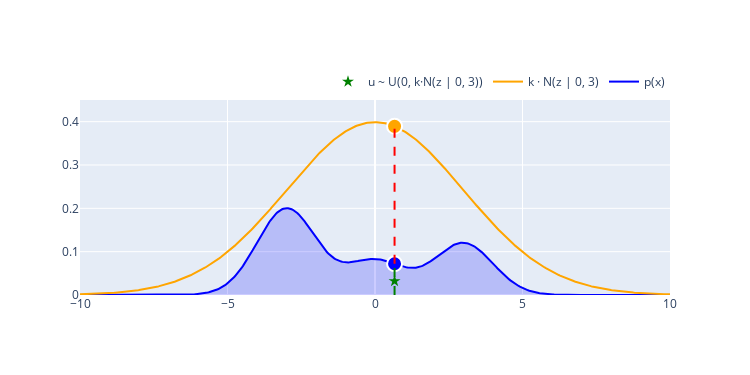

The code cell stored with this chart in its notebook:
### Code cell
np.random.seed(19)
pdf = mixture_of_gaussians()
t = np.linspace(-10, 10, 500)
q = st.norm(0, 3)
z = q.rvs()
u = np.random.rand() * q.pdf(z)
k = 3

go.Figure().add_trace(
    go.Scatter(
        x=t, 
        y=[pdf(x) for x in t], 
        mode='lines', 
        name='p(x)',
        line=dict(color='blue')
    )
).add_trace(
    go.Scatter(
        x=t,
        y=[pdf(x) for x in t],
        mode='none',
        fill='tozeroy',
        fillcolor='rgba(0, 0, 255, 0.2)',
        showlegend=False
    )
).add_trace(
    go.Scatter(
        x=t, 
        y=k * q.pdf(t), 
        mode='lines', 
        name='k · N(z | 0, 3)',
        line=dict(color='orange')
    )
).add_trace(
    go.Scatter(
        x=t,
        y=k * q.pdf(t),
        mode='none',
        fill='tonexty',
        fillcolor='rgba(255, 165, 0, 0.2)',
        showlegend=False
    )
).add_shape(
    type="line",
    x0=z, x1=z,
    y0=0, y1=pdf(z),
    line=dict(color="green", dash="dash")
).add_shape(
    type="line",
    x0=z, x1=z,
    y0=pdf(z), y1=k * q.pdf(z),
    line=dict(color="red", dash="dash"),
).add_trace(
    go.Scatter(
        x=[z], 
        y=[pdf(z)], 
        mode='markers', 
        marker=dict(size=15, color='blue', line=dict(width=2, color='white')),
        name='p(z)',
        showlegend=False
    )
).add_trace(
    go.Scatter(
        x=[z], 
        y=[u], 
        mode='markers', 
        marker=dict(size=9, symbol='star', color='green'),
        name='u ~ U(0, k·N(z | 0, 3))'
    )
).add_trace(
    go.Scatter(
        x=[z], 
        y=[k * q.pdf(z)], 
        mode='markers', 
        marker=dict(size=15, color='orange', line=dict(width=2, color='white')),
        name='k·q(z)',
        showlegend=False
    )
).update_layout(
    width=750, 
    height=375,
    xaxis=dict(range=[-10, 10]),
    yaxis=dict(range=[0, 0.45]),
    legend=dict(
        orientation="h",
        yanchor="bottom",
        y=1.02,
        xanchor="right",
        x=1
    )
)

### Figure 1 — Plotly figure (JSON) as saved in the notebook; plotly's stock layout.template omitted (floating-point values rounded to 4 significant figures; data arrays with more than 128 entries replaced by an {"elided": "..."} marker saying what was removed)
{"data": [{"line": {"color": "blue"}, "mode": "lines", "name": "p(x)", "type": "scatter", "x": {"elided": "500 float values"}, "y": {"elided": "500 float values"}}, {"fill": "tozeroy", "fillcolor": "rgba(0, 0, 255, 0.2)", "mode": "none", "showlegend": false, "type": "scatter", "x": {"elided": "500 float values"}, "y": {"elided": "500 float values"}}, {"line": {"color": "orange"}, "mode": "lines", "name": "k · N(z | 0, 3)", "type": "scatter", "x": {"elided": "500 float values"}, "y": {"elided": "500 float values"}}, {"fill": "tonexty", "fillcolor": "rgba(255, 165, 0, 0.2)", "mode": "none", "showlegend": false, "type": "scatter", "x": {"elided": "500 float values"}, "y": {"elided": "500 float values"}}, {"marker": {"color": "blue", "line": {"color": "white", "width": 2}, "size": 15}, "mode": "markers", "name": "p(z)", "showlegend": false, "type": "scatter", "x": [0.663], "y": [0.07209]}, {"marker": {"color": "green", "size": 9, "symbol": "star"}, "mode": "markers", "name": "u ~ U(0, k·N(z | 0, 3))", "type": "scatter", "x": [0.663], "y": [0.03205]}, {"marker": {"color": "orange", "line": {"color": "white", "width": 2}, "size": 15}, "mode": "markers", "name": "k·q(z)", "showlegend": false, "type": "scatter", "x": [0.663], "y": [0.3893]}], "layout": {"height": 375, "legend": {"orientation": "h", "x": 1, "xanchor": "right", "y": 1.02, "yanchor": "bottom"}, "shapes": [{"line": {"color": "green", "dash": "dash"}, "type": "line", "x0": 0.663, "x1": 0.663, "y0": 0, "y1": 0.07209}, {"line": {"color": "red", "dash": "dash"}, "type": "line", "x0": 0.663, "x1": 0.663, "y0": 0.07209, "y1": 0.3893}], "width": 750, "xaxis": {"range": [-10, 10]}, "yaxis": {"range": [0, 0.45]}}}
